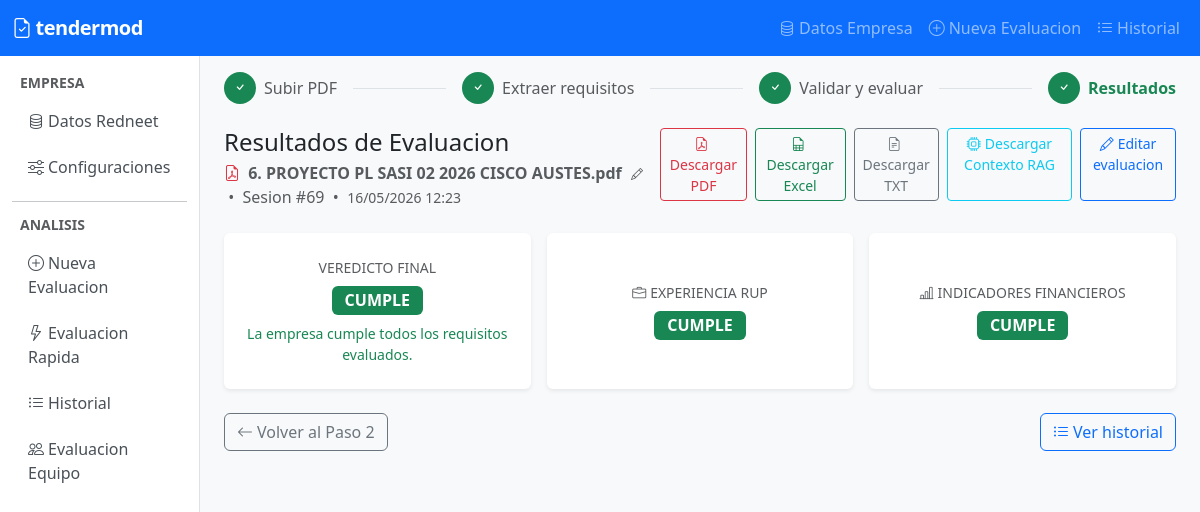
Page /analysis/69/results/ on the committed database.
### apps/core/models.py (models this page shows, shortened)
class AnalysisSession(models.Model):
    STATUS_CHOICES = [
        ('created', 'Creado'),
        ('ingesting_pdf', 'Ingiriendo PDF'),
        ('pdf_ready', 'PDF listo'),
        ('extracted', 'Requisitos extraidos'),
        ('evaluating', 'Evaluando'),
        ('completed', 'Completado'),
        ('error', 'Error'),
    ]
    status = models.CharField(max_length=20, choices=STATUS_CHOICES, default='created')
    pdf_filename = models.CharField(max_length=255, blank=True)
    display_name = models.CharField(max_length=255, blank=True, default='')
    experience_requirements_json = models.TextField(blank=True)
    indicators_requirements_json = models.TextField(blank=True)
    general_info_text = models.TextField(blank=True)
    general_requirements_json = models.TextField(blank=True, default='')
    celery_task_id = models.CharField(max_length=255, blank=True)
    ocr_document_path = models.CharField(max_length=500, blank=True, default='')
    created_at = models.DateTimeField(auto_now_add=True)
    updated_at = models.DateTimeField(auto_now=True)
    class Meta:
        ordering = ['-created_at']

### apps/analysis/views.py (the view)
# urls.py: path('<int:pk>/results/', views.analysis_results, name='results'),
def analysis_results(request, pk):
    session = get_object_or_404(AnalysisSession, pk=pk)
    result = None
    exp_result = None
    ind_result = None
    try:
        result = session.result
    except AnalysisResult.DoesNotExist:
        pass
    if result:
        if result.experience_result_json:
            try:
                from tendermod.evaluation.schemas import ExperienceComplianceResult
                exp_result = ExperienceComplianceResult.model_validate_json(result.experience_result_json)
            except Exception as exc:
                logger.error('Error parseando experience_result_json: %s', exc)
        if result.indicators_result_json:
            try:
                from tendermod.evaluation.schemas import IndicatorComplianceResult
                ind_result = IndicatorComplianceResult.model_validate_json(result.indicators_result_json)
            except Exception as exc:
                logger.error('Error parseando indicators_result_json: %s', exc)
    general_requirements = []
    if session.general_requirements_json:
        try:
            from tendermod.evaluation.schemas import GeneralRequirementList
            gr = GeneralRequirementList.model_validate_json(session.general_requirements_json)
            general_requirements = gr.requisitos
        except Exception as exc:
            logger.error('Error parseando general_requirements_json en results: %s', exc)
    context = {
        'session': session,
        'result': result,
        'general_requirements': general_requirements,
        'exp_result': exp_result,
        'ind_result': ind_result,
    }
    return render(request, 'analysis/results.html', context)

### templates/analysis/results.html (shortened to what this page needs)
{% extends "base.html" %}
{% load static %}
{% load currency_filters %}
{% block content %}
<div class="d-flex align-items-center gap-2 mb-4">
    <span class="step-badge bg-success text-white"><i class="bi bi-check"></i></span>
    <a href="{% url 'analysis:new' %}" class="text-muted text-decoration-none">Subir PDF</a>
    <div class="flex-grow-1 border-top mx-2"></div>
    <span class="step-badge bg-success text-white"><i class="bi bi-check"></i></span>
    <a href="{% url 'analysis:step1' pk=session.pk %}" class="text-muted text-decoration-none">Extraer requisitos</a>
    <div class="flex-grow-1 border-top mx-2"></div>
    <span class="step-badge bg-success text-white"><i class="bi bi-check"></i></span>
    <a href="{% url 'analysis:step2' pk=session.pk %}" class="text-muted text-decoration-none">Validar y evaluar</a>
    <div class="flex-grow-1 border-top mx-2"></div>
    <span class="step-badge bg-success text-white"><i class="bi bi-check"></i></span>
    <span class="fw-semibold text-success">Resultados</span>
</div>
<div class="d-flex justify-content-between align-items-start mb-4">
    <div>
        <h4 class="mb-1">Resultados de Evaluacion</h4>
        <p class="text-muted mb-0">
            <i class="bi bi-file-earmark-pdf me-1 text-danger"></i>
            <span id="session-name-display">
                <strong id="session-name-text">{{ session.display_name|default:session.pdf_filename }}</strong>
                <button id="session-name-edit-btn" class="btn btn-link btn-sm p-0 ms-1 text-muted" title="Editar nombre" style="vertical-align: baseline;">
                    <i class="bi bi-pencil" style="font-size:0.75rem;"></i>
                </button>
            </span>
            &nbsp;&bull;&nbsp; Sesion #{{ session.pk }}
            &nbsp;&bull;&nbsp;
            <span class="text-muted small">{{ session.created_at|date:"d/m/Y H:i" }}</span>
        </p>
    </div>
    <div class="d-flex gap-2">
        {% if session.pdf_filename %}
        <a href="{% url 'analysis:download_pdf' pk=session.pk %}" class="btn btn-outline-danger btn-sm" title="{{ session.pdf_filename }}">
            <i class="bi bi-file-earmark-pdf me-1"></i>Descargar PDF
        </a>
        {% endif %}
        <a href="{% url 'analysis:export_excel' pk=session.pk %}" class="btn btn-outline-success btn-sm">
            <i class="bi bi-file-earmark-spreadsheet me-1"></i>Descargar Excel
        </a>
        <a href="{% url 'analysis:export_text' pk=session.pk %}" class="btn btn-outline-secondary btn-sm">
            <i class="bi bi-file-earmark-text me-1"></i>Descargar TXT
        </a>
        <a href="{% url 'analysis:export_context' pk=session.pk %}" class="btn btn-outline-info btn-sm">
            <i class="bi bi-cpu me-1"></i>Descargar Contexto RAG
        </a>
        <a href="{% url 'analysis:step2' pk=session.pk %}" class="btn btn-outline-primary btn-sm">
            <i class="bi bi-pencil me-1"></i>Editar evaluacion
        </a>
    </div>
</div>
{% if not result %}
<div class="alert alert-warning">
    <i class="bi bi-exclamation-triangle me-2"></i>
    Aun no hay resultados para esta sesion.
    <a href="{% url 'analysis:step2' pk=session.pk %}">Lance la evaluacion desde el Paso 2.</a>
</div>
{% else %}
<div class="row g-3 mb-4">
    <div class="col-md-4">
        <div class="card border-0 shadow-sm h-100 text-center">
            <div class="card-body d-flex flex-column align-items-center justify-content-center py-4">
                <p class="text-muted small mb-2">VEREDICTO FINAL</p>
                {% if result.cumple_final is None %}
                    <span class="badge bg-secondary badge-cumple">INDETERMINADO</span>
                    <p class="text-muted small mt-2 mb-0">Faltan evaluaciones.</p>
                {% elif result.cumple_final %}
                    <span class="badge bg-success badge-cumple">CUMPLE</span>
                    <p class="text-success small mt-2 mb-0">La empresa cumple todos los requisitos evaluados.</p>
                {% else %}
                    <span class="badge bg-danger badge-cumple">NO CUMPLE</span>
                    <p class="text-danger small mt-2 mb-0">La empresa no cumple uno o mas requisitos.</p>
                {% endif %}
            </div>
        </div>
    </div>
    <div class="col-md-4">
        <div class="card border-0 shadow-sm h-100 text-center">
            <div class="card-body d-flex flex-column align-items-center justify-content-center py-4">
                <p class="text-muted small mb-2"><i class="bi bi-briefcase me-1"></i>EXPERIENCIA RUP</p>
                {% if result.cumple_experiencia is None %}
                    <span class="badge bg-secondary badge-cumple">Sin evaluar</span>
                {% elif result.cumple_experiencia %}
                    <span class="badge bg-success badge-cumple">CUMPLE</span>
                {% else %}
                    <span class="badge bg-danger badge-cumple">NO CUMPLE</span>
                {% endif %}
            </div>
        </div>
    </div>
    <div class="col-md-4">
        <div class="card border-0 shadow-sm h-100 text-center">
            <div class="card-body d-flex flex-column align-items-center justify-content-center py-4">
                <p class="text-muted small mb-2"><i class="bi bi-bar-chart-line me-1"></i>INDICADORES FINANCIEROS</p>
                {% if result.cumple_indicadores is None %}
                    <span class="badge bg-secondary badge-cumple">Sin evaluar</span>
                {% elif result.cumple_indicadores %}
                    <span class="badge bg-success badge-cumple">CUMPLE</span>
                {% else %}
                    <span class="badge bg-danger badge-cumple">NO CUMPLE</span>
                {% endif %}
            </div>
        </div>
    </div>
</div>
{% endif %}
<div class="d-flex justify-content-between align-items-center mt-2">
    <a href="{% url 'analysis:step2' pk=session.pk %}" class="btn btn-outline-secondary">
        <i class="bi bi-arrow-left me-1"></i>Volver al Paso 2
    </a>
    <a href="{% url 'analysis:list' %}" class="btn btn-outline-primary">
        <i class="bi bi-list-ul me-1"></i>Ver historial
    </a>
</div>
{% endblock %}

### templates/base.html (style rules this page uses)
body { background-color: #f8f9fa; }
.step-badge { width: 2rem; height: 2rem; border-radius: 50%; display: inline-flex; align-items: center; justify-content: center; font-weight: 700; font-size: 0.85rem; }
.badge-cumple { font-size: 1rem; padding: 0.4rem 0.8rem; }

### rows in the picture
AnalysisSession: display_name "6. PROYECTO PL SASI 02 2026 CISCO AUSTES.pdf", pk "69", created_at "16/05/2026 12:23"
